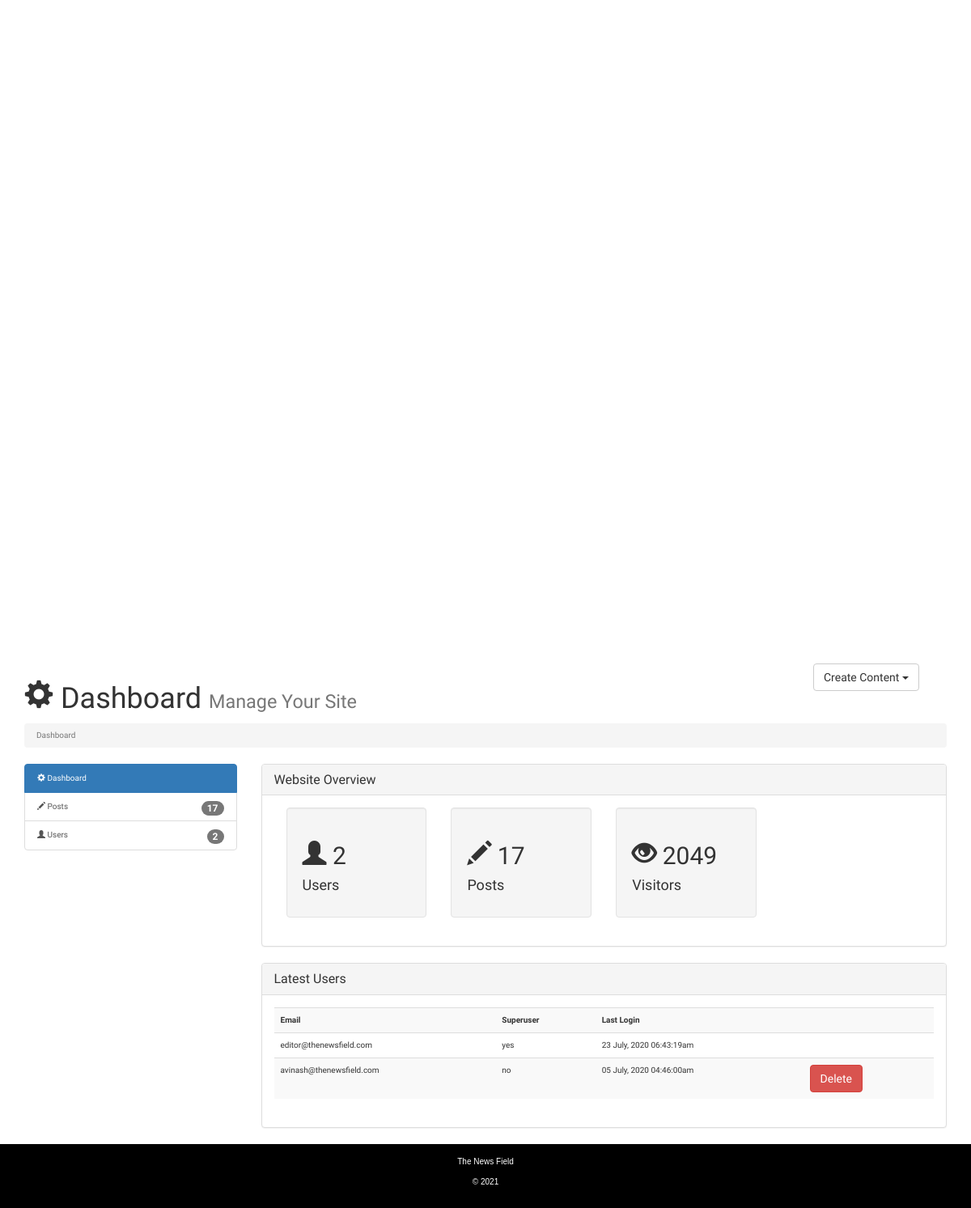
The page /admin_panel/index.php (signed in) on the database its author committed.
### tables this page shows
CREATE TABLE `users` (
  `id` int(11) NOT NULL,
  `email` varchar(255) NOT NULL,
  `password` varchar(255) NOT NULL,
  `name` varchar(255) DEFAULT NULL,
  `is_superuser` varchar(255) NOT NULL DEFAULT 'no',
  `last_login` timestamp NOT NULL DEFAULT CURRENT_TIMESTAMP
);

### admin_panel/includes/db.php (called while the page is built, shortened)
<?php
function get_admin_info($conn, $admin)
{
    $query = "SELECT * FROM users WHERE email='$admin' LIMIT 1;";
    $result = mysqli_query($conn, $query);
    $num_rows = mysqli_num_rows($result);
    $info_array = array();
    if($num_rows > 0)
    {
        while($row = mysqli_fetch_assoc($result)){
            array_push($info_array, $row['email']);
            array_push($info_array, $row['is_superuser']);
            array_push($info_array, $row['last_login']);
        }
    }
    else
    {
        array_push($info_array, "No info");
    }
    return $info_array;
}
function get_post_count($conn){
    $query = "SELECT * FROM news";
    $result = mysqli_query($conn, $query);
    $num_rows = mysqli_num_rows($result);
    return $num_rows;
}
function get_user_count($conn){
    $query = "SELECT * FROM users";
    $result = mysqli_query($conn, $query);
    $num_rows = mysqli_num_rows($result);
    return $num_rows;
}
function get_visitor($conn)
{
    $query = "SELECT * FROM visitors;";
    $result = mysqli_query($conn, $query);
    $num_rows = mysqli_num_rows($result);
    return $num_rows;
}
?>

### admin_panel/index.php (the view, shortened to what this page needs)
<?php
require "includes/header.php";
?>
    <header id="header">
      <div class="container">
        <div class="row">
          <div class="col-md-10">
            <h1><span class="glyphicon glyphicon-cog" aria-hidden="true"></span> Dashboard <small>Manage Your Site</small></h1>
          </div>
          <div class="col-md-2">
            <div class="dropdown create">
              <button class="btn btn-default dropdown-toggle" type="button" id="dropdownMenu1" data-toggle="dropdown" aria-haspopup="true" aria-expanded="true">
                Create Content
                <span class="caret"></span>
              </button>
            </div>
          </div>
        </div>
      </div>
    </header>
    <section id="breadcrumb">
      <div class="container">
        <ol class="breadcrumb">
          <li class="active">Dashboard</li>
        </ol>
      </div>
    </section>
    <section id="main">
      <div class="container">
        <div class="row">
          <div class="col-md-3">
            <div class="list-group">
              <a href="index.php" class="list-group-item active main-color-bg">
                <span class="glyphicon glyphicon-cog" aria-hidden="true"></span> Dashboard
              </a>
              <a href="posts.php" class="list-group-item"><span class="glyphicon glyphicon-pencil" aria-hidden="true"></span> Posts <span class="badge"><?php echo get_post_count($conn); ?></span></a>
              <a href="users.php" class="list-group-item"><span class="glyphicon glyphicon-user" aria-hidden="true"></span> Users <span class="badge"><?php echo get_user_count($conn); ?></span></a>
            </div>
          </div>
          <div class="col-md-9">
            <div class="panel panel-default">
              <div class="panel-heading main-color-bg">
                <h3 class="panel-title">Website Overview</h3>
              </div>
              <div class="panel-body">
                <div class="col-md-3">
                  <div class="well dash-box">
                    <h2><span class="glyphicon glyphicon-user" aria-hidden="true"></span> <?php echo get_user_count($conn); ?></h2>
                    <h4>Users</h4>
                  </div>
                </div>
                <div class="col-md-3">
                  <div class="well dash-box">
                    <h2><span class="glyphicon glyphicon-pencil" aria-hidden="true"></span> <?php echo get_post_count($conn); ?></h2>
                    <h4>Posts</h4>
                  </div>
                </div>
                <div class="col-md-3">
                  <div class="well dash-box">
                    <h2><span class="glyphicon glyphicon-eye-open" aria-hidden="true"></span> <?php echo get_visitor($conn); ?></h2>
                    <h4>Visitors</h4>
                  </div>
                </div>
              </div>
              </div>
              <div class="panel panel-default">
                <div class="panel-heading">
                  <h3 class="panel-title">Latest Users</h3>
                </div>
                <div class="panel-body">
                <?php
                  $query = "SELECT * FROM users;";
                  $result = mysqli_query($conn, $query);
                  $num_rows = mysqli_num_rows($result);
                  $is_admin = false;
                  if(get_admin_info($conn, $_SESSION['admin'])[1] == 'yes')
                  {
                    $is_admin = true;
                  }
                  else{
                    $is_admin = false;
                  }
                  if($num_rows > 0){
                    echo '<table class="table table-striped table-hover">
                    <tr>
                      <th>Email</th>
                      <th>Superuser</th>
                      <th>Last Login</th>
                      <th></th>
                    </tr>';
                    while($row = mysqli_fetch_assoc($result))
                    {
                      $delete_btn = '';
                      $hide = false;
                      if($row['is_superuser'] == 'yes')
                      {
                        $hide = true;
                      }
                      else{
                        $hide = false;
                      }
                      if($is_admin && !$hide)
                      {
                        $delete_btn = '<a class="btn btn-danger" href="index.php?delete='. $row['id'] .'">Delete</a>';
                      }
                      else{
                        $delete_btn = '';
                      }
                      echo '<tr>
                      <td>'. $row['email'] .'</td>
                      <td>'. $row['is_superuser'] .'</td>
                      <td>'. date('d F, Y h:i:sa', strtotime($row['last_login'])) .'</td>
                      <td>'. $delete_btn .'</td>
                    </tr>';
                    }
                    echo '</table>';
                  }
                  else
                  {
                    echo "No users";
                  }
                ?>
                </div>
              </div>
          </div>
        </div>
      </div>
    </section>
    <?php require "includes/footer.php"; ?>
  </body>
</html>

### styles/style.css (style rules this page uses)
* { box-sizing: border-box; margin: 0; padding: 0; }
body { transition: all 0.7s; -webkit-transition: all 0.7s; -moz-transition: all 0.7s; -o-transition: all 0.7s; transition-timing-function: ease; overflow-x: hidden; width: 100vw; font-size: 1rem; font-family: 'Karma', sans-serif; }

### rows shown on the page
users: email "editor@thenewsfield.com", is_superuser "yes", last_login "23 July, 2020 06:43:19am"
users: email "avinash@thenewsfield.com", is_superuser "no", last_login "05 July, 2020 04:46:00am"

### other values the page prints
get_post_count($conn) "17"
get_user_count($conn) "2"
get_visitor($conn) "2049"
